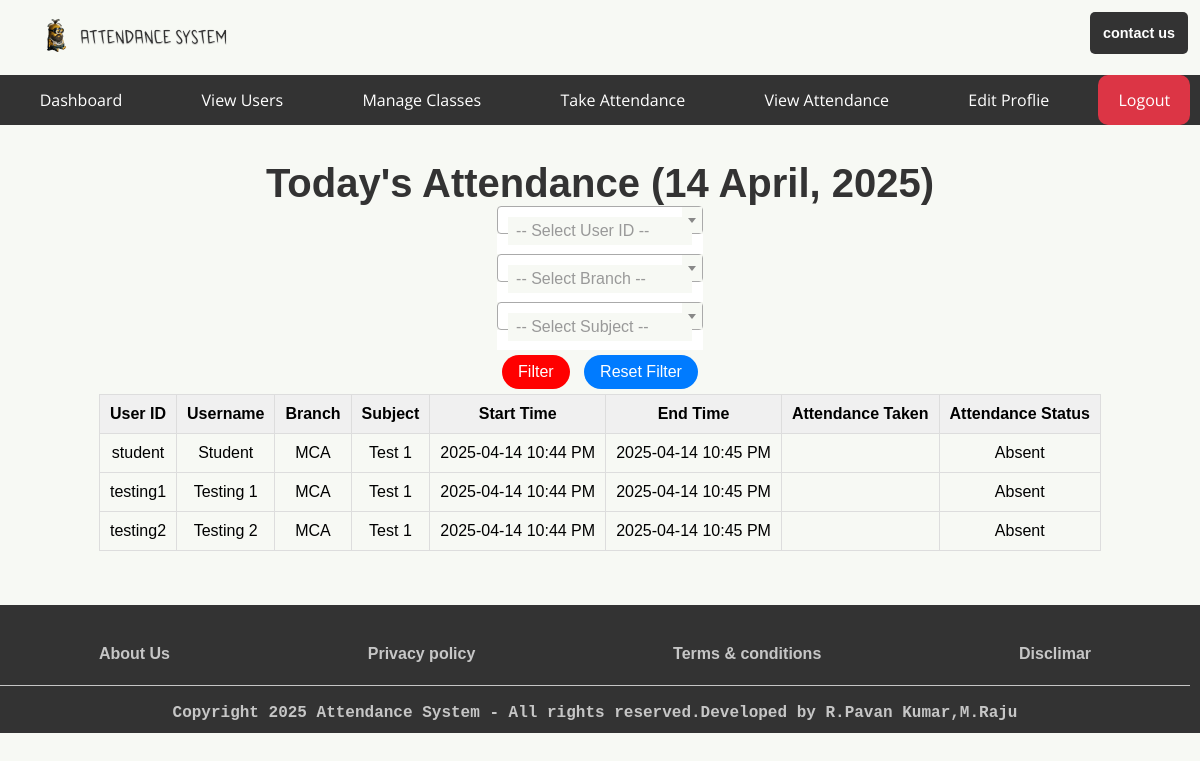
Screenshot of /teacher/view_attendance/today_attendance_all (signed in) with the database file from the repository.
### app.py (models this page shows, shortened)
class User(db.Model):
    userid = db.Column(db.String(10), primary_key=True, unique=True, nullable=False)
    username = db.Column(db.String(150), nullable=False)
    password_hash = db.Column(db.String(150), nullable=False)
    role = db.Column(db.String(50), nullable=False)

class SubjectsClasses(db.Model):  # Renamed to SubjectsClasses
    id = db.Column(db.Integer, primary_key=True)
    Branch = db.Column(db.String(200), nullable=False)
    Subject = db.Column(db.String(200), nullable=False)
    Start_Time = db.Column(db.DateTime, nullable=False)
    End_Time = db.Column(db.DateTime, nullable=False)
    date_created = db.Column(db.DateTime, default=datetime.utcnow)
    completed = db.Column(db.Integer, default=0)

### app.py (the view)
@app.route('/<role>/view_attendance/today_attendance_all', methods=['GET', 'POST'])
@role_required(['admin', 'teacher'])
def today_attendance_all(role):
    today = date.today()
    start_of_day = datetime.combine(today, time.min)
    end_of_day = datetime.combine(today, time.max)
    students_query = User.query.filter_by(role='student').order_by(User.userid)
    subjects_today_query = SubjectsClasses.query.filter(
        db.func.date(SubjectsClasses.Start_Time) == today
    ).order_by(SubjectsClasses.Start_Time)
    filter_userid = request.form.get('userid')
    filter_branch = request.form.get('branch')
    filter_subject = request.form.get('subject')
    if filter_userid:
        students_query = students_query.filter(User.userid == filter_userid)
    if filter_branch:
        subjects_today_query = subjects_today_query.filter(SubjectsClasses.Branch == filter_branch)
    if filter_subject:
        subjects_today_query = subjects_today_query.filter(SubjectsClasses.Subject == filter_subject)
    students = students_query.all()
    subjects_today = subjects_today_query.all()
    student_attendance_data = []
    for student in students:
        for subject_class in subjects_today:
            attendance_record = Attendance.query.filter(
                Attendance.user_id == student.userid,
                Attendance.subject_id == subject_class.id,
                Attendance.date_time >= start_of_day,
                Attendance.date_time <= end_of_day
            ).first()
            is_present = bool(attendance_record)
            attendance_time = attendance_record.date_time if attendance_record else None
            student_attendance_data.append({
                'user_id': student.userid,
                'username': student.username,
                'branch': subject_class.Branch,
                'subject': subject_class.Subject,
                'start_time': subject_class.Start_Time,
                'end_time': subject_class.End_Time,
                'attendance_taken': attendance_time,
                'attendance_status': 'Present' if is_present else 'Absent'
            })
    return render_template(
        f'auth/dashboards/{role}/attendance/today_attendance_all.html',
        student_attendance_data=student_attendance_data,
        today=today,
        students=User.query.filter_by(role='student').order_by(User.userid).all(),
        branches=SubjectsClasses.query.with_entities(SubjectsClasses.Branch).distinct().order_by(SubjectsClasses.Branch).all(),
        subjects=SubjectsClasses.query.with_entities(SubjectsClasses.Subject).distinct().order_by(SubjectsClasses.Subject).all(),
        filter_userid=filter_userid,
        filter_branch=filter_branch,
        filter_subject=filter_subject,
        role=role  # Pass the 'role' variable to the template context
    )

### app.py (called while the page is built)
def role_required(roles):
    if not isinstance(roles, list):
        roles = [roles]  # Ensure roles is a list
    def decorator(func):
        @wraps(func)
        def wrapper(*args, **kwargs):
            if 'username' not in session:
                return redirect(url_for('login'))
            user = User.query.filter_by(username=session['username']).first()
            if user.role not in roles:  # Check if the user's role is in the allowed roles list
                return redirect(url_for('index'))  # Redirect to the home page if unauthorized
            return func(*args, **kwargs)
        return wrapper
    return decorator

### templates/auth/dashboards/teacher/attendance/today_attendance_all.html (shortened to what this page needs)
{% extends 'base/base_teacher.html' %}
{% block body %}
<main class="today-attendance-main">
    <h1>Today's Attendance ({{ today.strftime('%d %B, %Y') }})</h1>
    <section class="filter-section">
        <form method="POST" id="form-sec" class="attendance-form">
            <div class="form-group">
            </div>
            <div class="form-group">
            </div>
            <div class="form-group">
            </div>
            <div class="form-actions">
                <button type="submit" class="delete">Filter</button>
                <a href="{{ url_for('today_attendance_all', role=role) }}" id="update" class="button secondary">Reset Filter</a>
            </div>
        </form>
    </section>
    {% if student_attendance_data %}
    <div style="overflow-x: auto; max-width: 100%;">
    <table class="attendance-table">
        <thead>
            <tr>
                <th>User ID</th>
                <th>Username</th>
                <th>Branch</th>
                <th>Subject</th>
                <th>Start Time</th>
                <th>End Time</th>
                <th>Attendance Taken</th>
                <th>Attendance Status</th>
            </tr>
        </thead>
        <tbody>
            {% for data in student_attendance_data %}
            <tr>
                <td>{{ data.user_id }}</td>
                <td>{{ data.username }}</td>
                <td>{{ data.branch }}</td>
                <td>{{ data.subject }}</td>
                <td>{{ data.start_time.strftime('%Y-%m-%d %I:%M %p') if data.start_time }}</td>
                <td>{{ data.end_time.strftime('%Y-%m-%d %I:%M %p') if data.end_time }}</td>
                <td>{{ data.attendance_taken.strftime('%Y-%m-%d %I:%M %p') if data.attendance_taken }}</td>
                <td>{{ data.attendance_status }}</td>
            </tr>
            {% endfor %}
        </tbody>
    </table>
    </div>
    {% else %}
    <p>No attendance data found for today based on the applied filters.</p>
    {% endif %}
</main>
<link href="https://cdnjs.cloudflare.com/ajax/libs/select2/4.0.13/css/select2.min.css" rel="stylesheet" />
{% endblock body %}

### static/styles/index.css (style rules this page uses)
* { background: #f7f9f4; font-family: 'Arial', sans-serif; margin: 0; padding: 0; box-sizing: border-box; font-size: 1rem; text-decoration: none; }
a { background: transparent; }
main { display: flex; justify-content: start; align-items: center; flex-direction: column; padding: 3% 0; width: 100%; min-height: 60vh; }
a { text-decoration: none; }
a.button { background-color: #333; color: #fff; border: none; padding: 10px 20px; font-size: 16px; text-decoration: none; cursor: pointer; }
form { width: 300px; max-width: 500px; margin: 40px auto; padding: 20px; border: 1px solid #ddd; border-radius: 10px; box-shadow: 0 0 10px rgba(0, 0, 0, 0.1); }
table { margin: 0 auto; border-collapse: collapse; border-spacing: 0; width: 100%; border: 1px solid #ddd; }
th, td { border: 1px solid #ddd; padding: 10px; text-align: center; }
th { background-color: #f0f0f0; }
h1 { text-align: center; font-size: 2.5rem; color: #333; }
#form-sec { width: auto; max-width: auto; margin: 0 auto; padding: 0 0 0 0; border: none; border-radius: none; box-shadow: none; display: flex; background-color: #ffffff; display: block; margin-top: 0em; unicode-bidi: isolate; }
#update { display: inline-block; padding: 8px 16px; margin: 5px; border-radius: 20px; background-color: #007bff; color: #fff; text-decoration: none; -webkit-transition: background-color 0.3s ease; transition: background-color 0.3s ease; }
.delete { display: inline-block; padding: 8px 16px; margin: 5px; border-radius: 20px; background-color: #ff0000; color: #fff; text-decoration: none; -webkit-transition: background-color 0.3s ease; transition: background-color 0.3s ease; width: auto; border: none; box-shadow: none; }
.form-group { margin-bottom: 15px; }
button { width: 100%; padding: 10px; background-color: #ff7b00; border: none; border-radius: 5px; color: white; font-size: 16px; cursor: pointer; margin-top: 15px; }
.attendance-form { max-width: 600px; margin: 0 auto; }
.form-group { margin-bottom: 20px; }

### rows the page displays
User: user_id "student", username "Student"
SubjectsClasses: branch "MCA" "MCA" "MCA", subject "Test 1" "Test 1" "Test 1", start_time "2025-04-14 10:44 PM" "2025-04-14 10:44 PM" "2025-04-14 10:44 PM", end_time "2025-04-14 10:45 PM" "2025-04-14 10:45 PM" "2025-04-14 10:45 PM"
User: user_id "testing1", username "Testing 1"
User: user_id "testing2", username "Testing 2"

### other values shown
{{ data.attendance_status }} "Absent" "Absent" "Absent"
